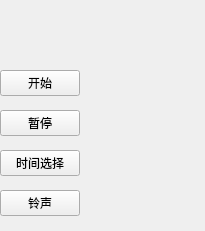
<?xml version="1.0" encoding="UTF-8"?>
<ui version="4.0">
 <class>Widget</class>
 <widget class="QWidget" name="Widget">
  <property name="geometry">
   <rect>
    <x>0</x>
    <y>0</y>
    <width>205</width>
    <height>231</height>
   </rect>
  </property>
  <property name="windowTitle">
   <string>Widget</string>
  </property>
  <widget class="QPushButton" name="pushButton_Start">
   <property name="geometry">
    <rect>
     <x>0</x>
     <y>70</y>
     <width>80</width>
     <height>26</height>
    </rect>
   </property>
   <property name="text">
    <string>开始</string>
   </property>
  </widget>
  <widget class="QPushButton" name="pushButton_pause">
   <property name="geometry">
    <rect>
     <x>0</x>
     <y>110</y>
     <width>80</width>
     <height>26</height>
    </rect>
   </property>
   <property name="text">
    <string>暂停</string>
   </property>
  </widget>
  <widget class="QPushButton" name="pushButton_timeselect">
   <property name="geometry">
    <rect>
     <x>0</x>
     <y>150</y>
     <width>80</width>
     <height>26</height>
    </rect>
   </property>
   <property name="text">
    <string>时间选择</string>
   </property>
  </widget>
  <widget class="QPushButton" name="pushButton_ring">
   <property name="geometry">
    <rect>
     <x>0</x>
     <y>190</y>
     <width>80</width>
     <height>26</height>
    </rect>
   </property>
   <property name="text">
    <string>铃声</string>
   </property>
  </widget>
 </widget>
 <layoutdefault spacing="6" margin="11"/>
 <resources/>
 <connections/>
</ui>
